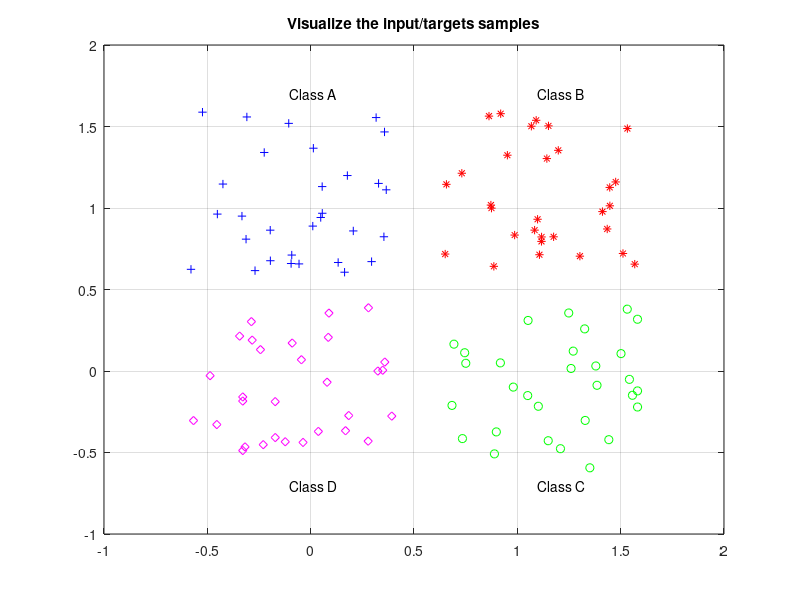

The MATLAB script that drew this image: (Note: this script raises an error after producing the figure.)
%% Part III - Classification of a 4-class problem with a perceptron

close all, clear all,  clc

% number of samples of each class
N = 30;

% define inputs and outputs
% define 4 clusters of input data

q = .6; % offset of classes

%Define Classes
A = [rand(1,N)-q; rand(1,N)+q];
B = [rand(1,N)+q; rand(1,N)+q];
C = [rand(1,N)+q; rand(1,N)-q];
D = [rand(1,N)-q; rand(1,N)-q];

% VISUALIZE the Input/Target Samples
figure(1)
plot(A(1,:),A(2,:),'b+'),title("Visualize the input/targets samples"),
hold on
grid on
plot(B(1,:),B(2,:),'r*')
plot(C(1,:),C(2,:),'go')
plot(D(1,:),D(2,:),'md')

% text labels for clusters
text(.5-q,.5+2*q,'Class A')
text(.5+q,.5+2*q,'Class B')
text(.5+q,.5-2*q,'Class C')
text(.5-q,.5-2*q,'Class D')

% define output coding for classes
a = [0 1]';
b = [1 1]';
c = [1 0]';
d = [0 0]';

%%%Create a Perceptron
%define inputs (combine samples from all four classes)
P = [A B C D];

%define targets
T = [repmat(a,1,length(A)) repmat(b,1,length(B)) ...
     repmat(c,1,length(C)) repmat(d,1,length(D)) ];
 
%Create a perceptron
net = perceptron;

%ADAPT returns a new network object that performs as a better classifier, 
%the network output, and the error. This loop allows the network to adapt 
%for xx passes, plots the classification line, and continues until the 
%error is zero.
E = 1; %Errors
net.adaptParam.passes = 1;                  %adapts the perceptron
linehandle = plotpc(net.IW{1},net.b{1});    %plots the classification line  
n = 0;                                      
while (sse(E) && n<1000)    %Sum-Squared error
   n = n+1;                 %continues until the error is zero 
   [net,Y,E] = adapt(net,P,T);  %adapt(perceptron,inputs,targets)
   linehandle = plotpc(net.IW{1},net.b{1},linehandle);
   drawnow;
end
% show perceptron structure
view(net);


%Testing
xtest = [0.7; 1.2];
ytest = net(xtest);
figure(2),title("Testing with xtest");
plotpv(xtest,ytest)
point = findobj(gca,'type','line');

hold on,
plotpv(P,T);
title("Decision Boundary Xtest"),
plotpc(net.IW{1},net.b{1});
hold off
point.Color = 'black';
return
